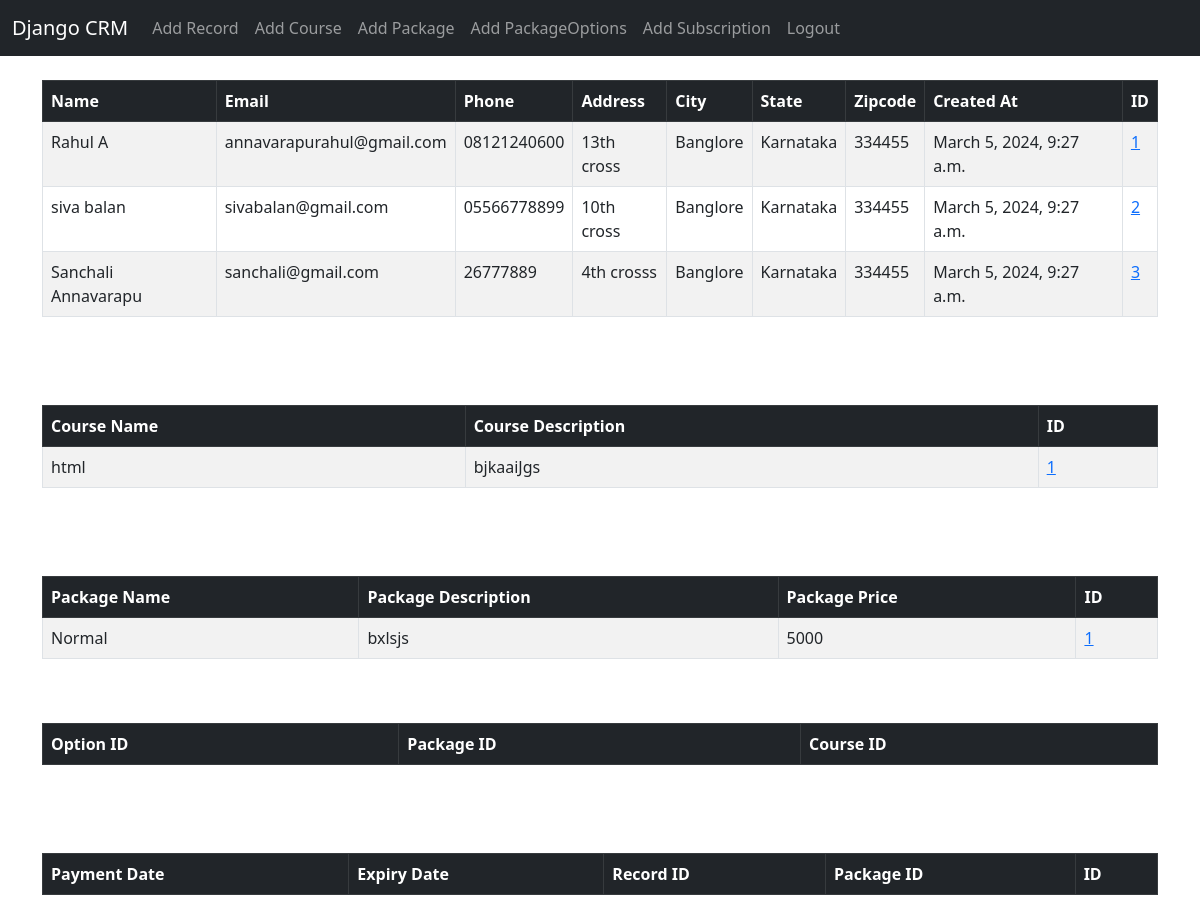
The app's page / (signed in) with its own data.
### website/models.py (models this page shows, shortened)
class Record(models.Model):
	created_at = models.DateTimeField(auto_now_add=True)
	first_name = models.CharField(max_length=50)
	last_name =  models.CharField(max_length=50)
	email =  models.CharField(max_length=100)
	phone = models.CharField(max_length=15)
	address =  models.CharField(max_length=100)
	city =  models.CharField(max_length=50)
	state =  models.CharField(max_length=50)
	zipcode =  models.CharField(max_length=20)

class Course(models.Model):
	coursename = models.CharField(max_length=45)
	coursedescription = models.CharField(max_length=250)

class Package(models.Model):
	packagename = models.CharField(max_length=45)
	packagedescription = models.CharField(max_length=250)
	packageprice = models.CharField(max_length=250)

### website/views.py (the view)
# urls.py: path('', views.home, name='home'),
def home(request):
	records = Record.objects.all()
	courses = Course.objects.all()
	packages = Package.objects.all()
	packageoptions = PackageOptions.objects.all()
	subscriptions = Subscription.objects.all()
	if request.method == 'POST':
		username = request.POST['username']
		password = request.POST['password']
		user = authenticate(request, username=username, password=password)
		if user is not None:
			login(request, user)
			messages.success(request, "You Have Been Logged In!")
			return redirect('home')
		else:
			messages.success(request, "There Was An Error Logging In, Please Try Again...")
			return redirect('home')
	else:
		return render(request, 'home.html', {'records':records, 'courses':courses, 'packages':packages, 'packageoptions':packageoptions, 'subscriptions':subscriptions})

### website/templates/home.html (shortened to what this page needs)
{% extends 'base.html' %}
{% block content %}
{% if user.is_authenticated %}
<table class="table table-striped table-hover table-bordered">
  <thead class="table-dark">
    <tr>
      <th scope="col">Name</th>
      <th scope="col">Email</th>
      <th scope="col">Phone</th>
      <th scope="col">Address</th>
      <th scope="col">City</th>
      <th scope="col">State</th>
      <th scope="col">Zipcode</th>
      <th scope="col">Created At</th>
      <th scope="col">ID</th>
    </tr>
  </thead>
  <tbody>
{% if records %}
	{% for record in records %}
		<tr>
			<td>{{ record.first_name }} {{ record.last_name }}</td>
			<td>{{ record.email }}</td>
			<td>{{ record.phone }}</td>
			<td>{{ record.address }}</td>
			<td>{{ record.city }}</td>
			<td>{{ record.state }}</td>
			<td>{{ record.zipcode }}</td>
			<td>{{ record.created_at }}</td>
			<td><a href="{% url 'record' record.id %}">{{ record.id }}</a></td>
		</tr>
	{% endfor %}
{% endif %}
	  </tbody>
	</table>
  <br/>
  <br/>
  <br/>
  <table class="table table-striped table-hover table-bordered">
    <thead class="table-dark">
      <tr>
        <th scope="col">Course Name</th>
        <th scope="col">Course Description</th>
        <th scope="col">ID</th>
      </tr>
    </thead>
    <tbody>
    {% if courses %}
      {% for course in courses %}
        <tr>
          <td>{{ course.coursename }}</td>
          <td>{{ course.coursedescription }}</td>
          <td><a href="{% url 'course' course.id %}">{{ course.id }}</a></td>
		</tr>
	{% endfor %}
{% endif %}
</tbody>
</table>
<br/>
<br/>
<br/>
<table class="table table-striped table-hover table-bordered">
  <thead class="table-dark">
    <tr>
      <th scope="col">Package Name</th>
      <th scope="col">Package Description</th>
      <th scope="col">Package Price</th>
      <th scope="col">ID</th>
    </tr>
  </thead>
  <tbody>
  {% if packages %}
    {% for package in packages %}
      <tr>
        <td>{{ package.packagename }}</td>
        <td>{{ package.packagedescription }}</td>
        <td>{{ package.packageprice }}</td>
        <td><a href="{% url 'package' package.id %}">{{ package.id }}</a></td>
  </tr>
{% endfor %}
{% endif %}
</tbody>
</table>
<br/>
<br/>
<table class="table table-striped table-hover table-bordered">
  <thead class="table-dark">
    <tr>
      <th scope="col">Option ID</th>
      <th scope="col">Package ID</th>
      <th scope="col">Course ID</th>
    </tr>
  </thead>
</table>
<br/>
<br/>
<br/>
<table class="table table-striped table-hover table-bordered">
  <thead class="table-dark">
    <tr>
      <th scope="col">Payment Date</th>
      <th scope="col">Expiry Date</th>
      <th scope="col">Record ID</th>
      <th scope="col">Package ID</th>
      <th scope="col">ID</th>
    </tr>
  </thead>
</table>
{% endif %}
{% endblock %}

### website/templates/base.html (shortened to what this page needs)
<!doctype html>
<html lang="en">
  <head>
    <link href="https://cdn.jsdelivr.net/npm/bootstrap@5.3.0-alpha1/dist/css/bootstrap.min.css" rel="stylesheet">
  </head>
  <body>
    {% include 'navbar.html' %}
    <div class="container">
      <br/>
      {% block content %}
      {% endblock%}
    </div>
  </body>
</html>

### website/templates/navbar.html (shortened to what this page needs)
<nav class="navbar navbar-expand-lg navbar-dark bg-dark">
  <div class="container-fluid">
    <a class="navbar-brand" href="{% url 'home' %}">Django CRM</a>
    <div class="collapse navbar-collapse" id="navbarSupportedContent">
      <ul class="navbar-nav me-auto mb-2 mb-lg-0">
        {% if user.is_authenticated %}
        <li class="nav-item">
          <a class="nav-link" href="{% url 'add_record' %}">Add Record</a>
        </li>
        <li class="nav-item">
          <a class="nav-link" href="{% url 'add_course' %}">Add Course</a>
        </li>
        <li class="nav-item">
          <a class="nav-link" href="{% url 'add_package' %}">Add Package</a>
        </li>
        <li class="nav-item">
          <a class="nav-link" href="{% url 'add_packageoptions' %}">Add PackageOptions</a>
        </li>
        <li class="nav-item">
          <a class="nav-link" href="{% url 'add_subscription' %}">Add Subscription</a>
        </li>
        <li class="nav-item">
          <a class="nav-link" href="{% url 'logout' %}">Logout</a>
        </li>
        {% endif %}
      </ul>
    </div>
  </div>
</nav>

### records on screen
Record: first_name "Rahul", last_name "A", email "annavarapurahul@gmail.com", phone "08121240600", address "13th cross", city "Banglore", state "Karnataka", zipcode "334455", created_at "March 5, 2024, 9:27 a.m.", id "1"
Record: first_name "siva", last_name "balan", email "sivabalan@gmail.com", phone "05566778899", address "10th cross", city "Banglore", state "Karnataka", zipcode "334455", created_at "March 5, 2024, 9:27 a.m.", id "2"
Record: first_name "Sanchali", last_name "Annavarapu", email "sanchali@gmail.com", phone "26777889", address "4th crosss", city "Banglore", state "Karnataka", zipcode "334455", created_at "March 5, 2024, 9:27 a.m.", id "3"
Course: coursename "html", coursedescription "bjkaaiJgs", id "1"
Package: packagename "Normal", packagedescription "bxlsjs", packageprice "5000", id "1"
